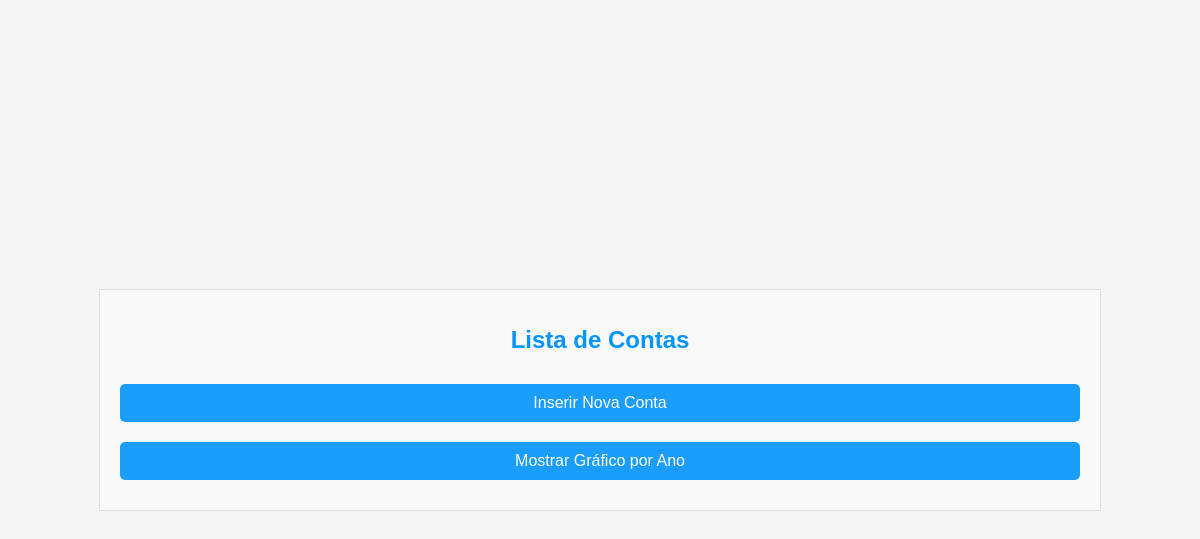
The page /dashboard (signed in) on the database as committed earlier.
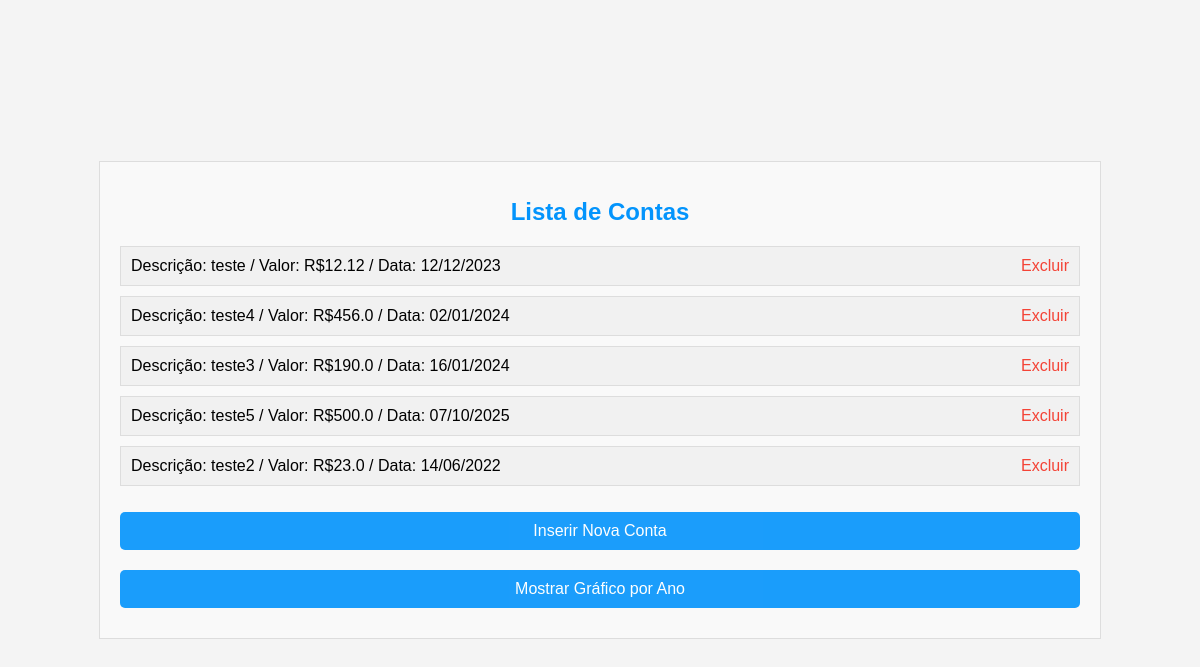
The same page on the database as committed later.
### app.py (models this page shows, shortened)
class Conta(db.Model):
    id = db.Column(db.Integer, primary_key=True)
    usuario_id = db.Column(db.Integer, db.ForeignKey('usuario.id'), nullable=False)
    descricao = db.Column(db.String(120), nullable=False)
    valor = db.Column(db.Float, nullable=False)
    data = db.Column(db.DateTime, nullable=False)

### app.py (the view)
@app.route('/dashboard')
def dashboard():
    if 'id' not in session:
        return redirect(url_for('login'))
    contas = Conta.query.filter_by(usuario_id=session['id']).all()
    return render_template('dashboard.html', contas=contas)

### templates/dashboard.html (shortened to what this page needs)
<!DOCTYPE html>
<html>
<head>
    <link rel="stylesheet" type="text/css" href="{{ url_for('static', filename='style.css') }}" />
</head>
<body>
    <form>
        <h1>Lista de Contas</h1>
        <ul>
            {% for conta in contas %}
                <li>
                    Descrição: {{ conta.descricao }} / Valor: R${{ conta.valor }} / Data: {{ conta.data.strftime('%d/%m/%Y') }}
                    <a href="{{ url_for('excluir_conta', conta_id=conta.id) }}">Excluir</a>
                </li>
            {% endfor %}
        </ul>
        <button type="submit" formaction="{{ url_for('inserir_conta') }}">Inserir Nova Conta</button>
        <button type="submit" formaction="{{ url_for('mostrar_grafico', ano=2023) }}">Mostrar Gráfico por Ano</button>
    </form>
</body>
</html>

### static/style.css (style rules this page uses)
body { font-family: 'Segoe UI', Tahoma, Geneva, Verdana, sans-serif; background-color: #f4f4f4; margin: 0; padding: 0; display: flex; justify-content: center; align-items: center; height: 100vh; }
button { background-color: #0394fc; color: white; padding: 12px 20px; border: none; border-radius: 5px; font-size: 16px; cursor: pointer; }
h1 { text-align: center; }
form { width: 80%; margin: 0 auto; padding: 20px; border: 1px solid #ddd; background-color: #f9f9f9; font-family: Arial, sans-serif; }
form h1 { color: #0394fc; font-size: 24px; margin-bottom: 20px; }
form ul { list-style-type: none; padding: 0; }
form ul li { border: 1px solid #ddd; padding: 10px; margin-bottom: 10px; background-color: #f1f1f1; }
form ul li a { color: #f44336; text-decoration: none; float: right; margin-left: 10px; }
form button[type="submit"] { background-color: #0394fc; color: white; padding: 10px 20px; margin: 10px 0; border: none; cursor: pointer; width: 100%; opacity: 0.9; }

Rows that differ between the two databases and show on the page:
added Conta: descricao "teste", valor "12.12", data "12/12/2023"
added Conta: descricao "teste4", valor "456.0", data "02/01/2024"
added Conta: descricao "teste3", valor "190.0", data "16/01/2024"
added Conta: descricao "teste5", valor "500.0", data "07/10/2025"
added Conta: descricao "teste2", valor "23.0", data "14/06/2022"
